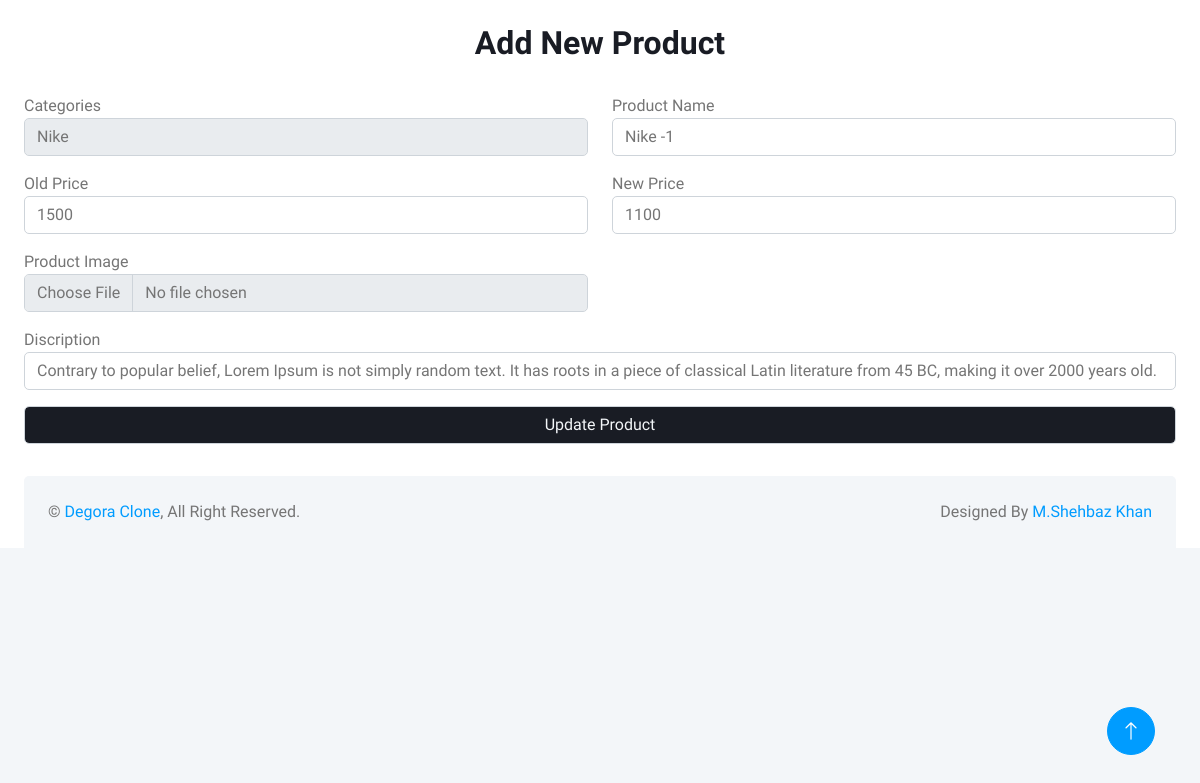
The page /admin/edit.php?pid=7 on the database its author committed.
### tables this page shows
CREATE TABLE `addpro` (
  `id` int(25) NOT NULL,
  `catagories` text NOT NULL,
  `pname` text NOT NULL,
  `oprice` varchar(25) NOT NULL,
  `nprice` varchar(25) NOT NULL,
  `pimg` varchar(222) NOT NULL,
  `pdiscription` varchar(222) NOT NULL,
  `created_at` datetime NOT NULL
);

### admin/edit.php (the view, shortened to what this page needs)
<?php
include("conf.php");
if(isset($_GET['pid'])){
    $pid=$_GET['pid'];
    $query = "SELECT * FROM addpro WHERE id='$pid'";
    $res = mysqli_query($con, $query) or die(mysqli_error($con));
    $row = mysqli_fetch_array($res);
}
?>
<!DOCTYPE html>
<html lang="en">
<head>
    <link href="https://cdnjs.cloudflare.com/ajax/libs/font-awesome/5.10.0/css/all.min.css" rel="stylesheet">
    <link href="https://cdn.jsdelivr.net/npm/bootstrap-icons@1.4.1/font/bootstrap-icons.css" rel="stylesheet">
    <link href="../css/bootstrap.min.css" rel="stylesheet">
    <link href="../css/style.css" rel="stylesheet">
</head>
<body>
    <div class="container-xxl position-relative bg-white d-flex p-0">
        <div>
            <section class="">
                <form method="post" enctype="multipart/form-data">
                    <div class="container-fluid pt-4 px-4">
                        <div class="row">
                            <div class="col-md-12">
                                <h2 class="text-center mb-4">Add New Product</h2>
                            </div>
                            <div class="col-md-6 my-2">
                                <label for="">Categories</label>
                                <select class="form-control" placeholder="Category" name="cat" value="<?php echo"$row[1]"; ?>">
                                    <option value="Nike">Nike </option>
                                </select>
                            </div>
                            <div class="col-md-6 my-2">
                                <label for="">Product Name</label>
                                <input type="text" class="form-control" placeholder="Product name"
                                    aria-label="First name" value="<?php echo"$row[2]"; ?>" required name="pname">
                            </div>
                            <div class="col-md-6 my-2">
                                <label for="">Old Price</label>
                                <input type="number" class="form-control" value="<?php echo"$row[3]"; ?>" placeholder="Old Price" aria-label="Last name"
                                    required name="oprice">
                            </div>
                            <div class="col-md-6 my-2">
                                <label for="">New Price</label>
                                <input type="number" class="form-control" placeholder="New Price" value="<?php echo"$row[4]"; ?>" aria-label="Last name"
                                    required name="nprice">
                            </div>
                            <div class="col-md-6 my-2">
                                <label for="">Product Image</label>
                                <input type="file" class="form-control" aria-label="Last name" required name="img">
                            </div>
                            <div class="col-md-12 my-2">
                                    <label for="">Discription</label>
                                    <input type="text" class="form-control" aria-label="Discription" value="<?php echo"$row[6]"; ?>" required
                                        name="discription">
                            </div>
                            <div class="col-md-12 my-2">
                                <input type="Submit" class="form-control bg-dark text-light" aria-label="Last name"
                                    value="Update Product" name="btn">
                            </div>
                        </div>
                    </div>
                </form>
            </section>
            <div class="container-fluid pt-4 px-4">
                <div class="bg-light rounded-top p-4">
                    <div class="row">
                        <div class="col-12 col-sm-6 text-center text-sm-start">
                            &copy; <a href="https://shehbazdegoraclone.netlify.app/" target="_black">Degora Clone</a>,
                            All Right Reserved.
                        </div>
                        <div class="col-12 col-sm-6 text-center text-sm-end">
                            Designed By <a href="#">M.Shehbaz Khan</a>
                        </div>
                    </div>
                </div>
            </div>
        </div>
        <a href="#" class="btn btn-lg btn-primary btn-lg-square back-to-top"><i class="bi bi-arrow-up"></i></a>
    </div>
</body>
</html>
</body>
</html>

### css/style.css (style rules this page uses)
:root { --primary: #009CFF; --light: #F3F6F9; --dark: #191C24; }
.back-to-top { position: fixed; display: none; right: 45px; bottom: 45px; z-index: 99; }
.btn { transition: .5s; }
.btn.btn-primary { color: #FFFFFF; }
.btn-lg-square { width: 48px; height: 48px; }
.btn-square, .btn-sm-square, .btn-lg-square { padding: 0; display: inline-flex; align-items: center; justify-content: center; font-weight: normal; border-radius: 50px; }

### rows shown on the page
addpro: cat "Nike", pname "Nike -1", oprice "1500", nprice "1100", discription "Contrary to popular belief, Lorem Ipsum is not simply random text. It has roots in a piece of classical Latin literature from 45 BC, making it over 2000 years old."
